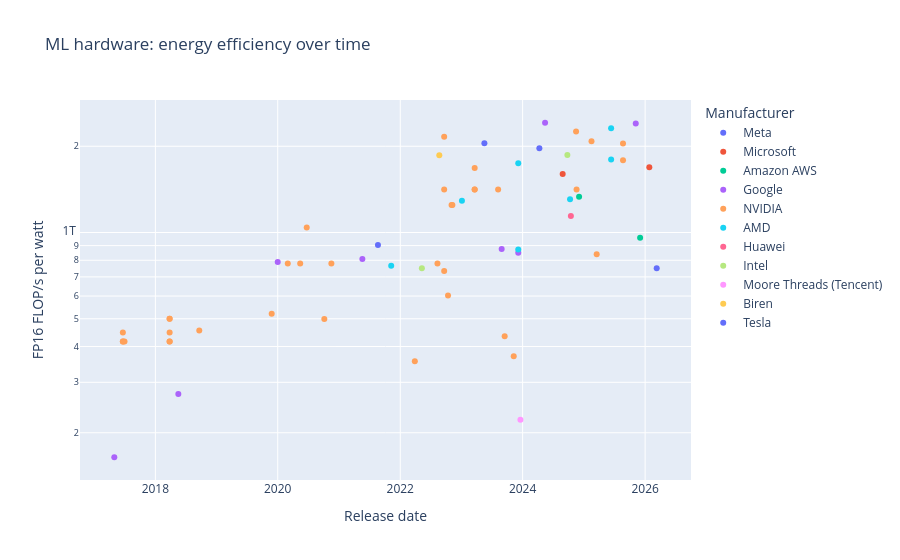

Write notebook code for a chart like this one.
### Markdown cell above
## ML Hardware — FP16 FLOP/s per watt

### Code cell
hw = load("ml_hardware.csv").with_columns(
    pl.col("Release date").cast(pl.String).str.to_date(strict=False).alias("_d"),
    (num("Tensor-FP16/BF16 performance (FLOP/s)") / num("TDP (W)")).alias("_fpw"),
).drop_nulls(["_d", "_fpw"])
px.scatter(hw, x="_d", y="_fpw", color="Manufacturer", log_y=True,
           labels={"_d": "Release date", "_fpw": "FP16 FLOP/s per watt"},
           title="ML hardware: energy efficiency over time")

### Figure 1 — Plotly figure (JSON) as saved in the notebook; plotly's stock layout.template omitted (floating-point values rounded to 4 significant figures)
{"data": [{"hovertemplate": "Manufacturer=Meta<br>Release date=%{x}<br>FP16 FLOP/s per watt=%{y}<extra></extra>", "legendgroup": "Meta", "marker": {"color": "#636efa", "symbol": "circle"}, "mode": "markers", "name": "Meta", "orientation": "v", "showlegend": true, "type": "scatter", "x": ["2026-03-11", "2024-04-10", "2023-05-18"], "xaxis": "x", "y": [750000000000.0, 1967000000000.0, 2048000000000.0], "yaxis": "y"}, {"hovertemplate": "Manufacturer=Microsoft<br>Release date=%{x}<br>FP16 FLOP/s per watt=%{y}<extra></extra>", "legendgroup": "Microsoft", "marker": {"color": "#EF553B", "symbol": "circle"}, "mode": "markers", "name": "Microsoft", "orientation": "v", "showlegend": true, "type": "scatter", "x": ["2026-01-26", "2024-08-27"], "xaxis": "x", "y": [1691000000000.0, 1600000000000.0], "yaxis": "y"}, {"hovertemplate": "Manufacturer=Amazon AWS<br>Release date=%{x}<br>FP16 FLOP/s per watt=%{y}<extra></extra>", "legendgroup": "Amazon AWS", "marker": {"color": "#00cc96", "symbol": "circle"}, "mode": "markers", "name": "Amazon AWS", "orientation": "v", "showlegend": true, "type": "scatter", "x": ["2025-12-02", "2024-12-03"], "xaxis": "x", "y": [958600000000.0, 1334000000000.0], "yaxis": "y"}, {"hovertemplate": "Manufacturer=Google<br>Release date=%{x}<br>FP16 FLOP/s per watt=%{y}<extra></extra>", "legendgroup": "Google", "marker": {"color": "#ab63fa", "symbol": "circle"}, "mode": "markers", "name": "Google", "orientation": "v", "showlegend": true, "type": "scatter", "x": ["2025-11-06", "2024-05-14", "2023-12-06", "2023-08-29", "2021-05-20", "2020-01-01", "2018-05-18", "2017-05-01"], "xaxis": "x", "y": [2403000000000.0, 2416000000000.0, 850000000000.0, 875600000000.0, 808800000000.0, 788600000000.0, 273300000000.0, 164300000000.0], "yaxis": "y"}, {"hovertemplate": "Manufacturer=NVIDIA<br>Release date=%{x}<br>FP16 FLOP/s per watt=%{y}<extra></extra>", "legendgroup": "NVIDIA", "marker": {"color": "#FFA15A", "symbol": "circle"}, "mode": "markers", "name": "NVIDIA", "orientation": "v", "showlegend": true, "type": "scatter", "x": ["2025-08-22", "2025-08-22", "2025-03-18", "2025-02-15", "2024-11-18", "2024-11-15", "2023-11-09", "2023-09-16", "2023-08-08", "2023-03-21", "2023-03-21", "2023-03-21", "2022-11-08", "2022-11-03", "2022-10-13", "2022-09-20", "2022-09-20", "2022-09-20", "2022-08-11", "2022-03-29", "2020-11-16", "2020-10-05", "2020-06-22", "2020-05-14", "2020-03-01", "2019-11-26", "2018-09-20", "2018-03-27", "2018-03-27", "2018-03-27", "2018-03-27", "2018-03-27", "2017-07-01", "2017-06-21", "2017-06-21", "2017-06-21"], "xaxis": "x", "y": [1786000000000.0, 2045000000000.0, 839700000000.0, 2083000000000.0, 1414000000000.0, 2250000000000.0, 370000000000.0, 434500000000.0, 1414000000000.0, 1413000000000.0, 1414000000000.0, 1681000000000.0, 1247000000000.0, 1248000000000.0, 603300000000.0, 2160000000000.0, 733300000000.0, 1413000000000.0, 779500000000.0, 355600000000.0, 780000000000.0, 499000000000.0, 1040000000000.0, 780000000000.0, 780000000000.0, 520000000000.0, 455200000000.0, 500000000000.0, 448000000000.0, 500000000000.0, 416700000000.0, 416700000000.0, 416700000000.0, 416700000000.0, 448000000000.0, 416700000000.0], "yaxis": "y"}, {"hovertemplate": "Manufacturer=AMD<br>Release date=%{x}<br>FP16 FLOP/s per watt=%{y}<extra></extra>", "legendgroup": "AMD", "marker": {"color": "#19d3f3", "symbol": "circle"}, "mode": "markers", "name": "AMD", "orientation": "v", "showlegend": true, "type": "scatter", "x": ["2025-06-12", "2025-06-12", "2024-10-10", "2023-12-06", "2023-12-06", "2023-01-04", "2021-11-08"], "xaxis": "x", "y": [1798000000000.0, 2310000000000.0, 1307000000000.0, 1743000000000.0, 871600000000.0, 1290000000000.0, 766000000000.0], "yaxis": "y"}, {"hovertemplate": "Manufacturer=Huawei<br>Release date=%{x}<br>FP16 FLOP/s per watt=%{y}<extra></extra>", "legendgroup": "Huawei", "marker": {"color": "#FF6692", "symbol": "circle"}, "mode": "markers", "name": "Huawei", "orientation": "v", "showlegend": true, "type": "scatter", "x": ["2024-10-15"], "xaxis": "x", "y": [1143000000000.0], "yaxis": "y"}, {"hovertemplate": "Manufacturer=Intel<br>Release date=%{x}<br>FP16 FLOP/s per watt=%{y}<extra></extra>", "legendgroup": "Intel", "marker": {"color": "#B6E880", "symbol": "circle"}, "mode": "markers", "name": "Intel", "orientation": "v", "showlegend": true, "type": "scatter", "x": ["2024-09-24", "2022-05-10"], "xaxis": "x", "y": [1864000000000.0, 750000000000.0], "yaxis": "y"}, {"hovertemplate": "Manufacturer=Moore Threads (Tencent)<br>Release date=%{x}<br>FP16 FLOP/s per watt=%{y}<extra></extra>", "legendgroup": "Moore Threads (Tencent)", "marker": {"color": "#FF97FF", "symbol": "circle"}, "mode": "markers", "name": "Moore Threads (Tencent)", "orientation": "v", "showlegend": true, "type": "scatter", "x": ["2023-12-19"], "xaxis": "x", "y": [222200000000.0], "yaxis": "y"}, {"hovertemplate": "Manufacturer=Biren<br>Release date=%{x}<br>FP16 FLOP/s per watt=%{y}<extra></extra>", "legendgroup": "Biren", "marker": {"color": "#FECB52", "symbol": "circle"}, "mode": "markers", "name": "Biren", "orientation": "v", "showlegend": true, "type": "scatter", "x": ["2022-08-22"], "xaxis": "x", "y": [1862000000000.0], "yaxis": "y"}, {"hovertemplate": "Manufacturer=Tesla<br>Release date=%{x}<br>FP16 FLOP/s per watt=%{y}<extra></extra>", "legendgroup": "Tesla", "marker": {"color": "#636efa", "symbol": "circle"}, "mode": "markers", "name": "Tesla", "orientation": "v", "showlegend": true, "type": "scatter", "x": ["2021-08-21"], "xaxis": "x", "y": [905000000000.0], "yaxis": "y"}], "layout": {"legend": {"title": {"text": "Manufacturer"}, "tracegroupgap": 0}, "title": {"text": "ML hardware: energy efficiency over time"}, "xaxis": {"anchor": "y", "domain": [0.0, 1.0], "title": {"text": "Release date"}}, "yaxis": {"anchor": "x", "domain": [0.0, 1.0], "title": {"text": "FP16 FLOP/s per watt"}, "type": "log"}}}
